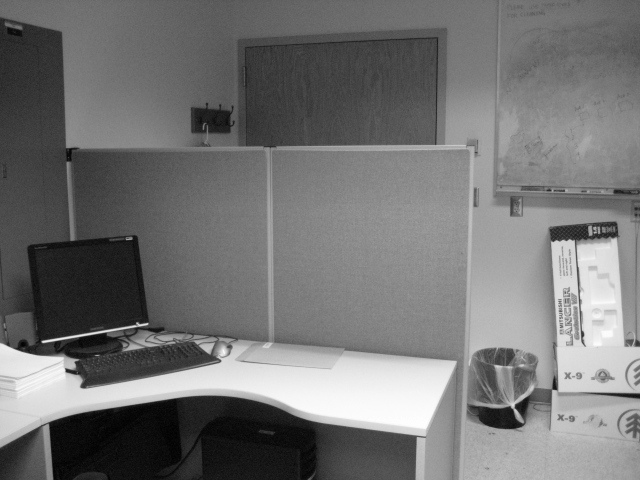
#> input picture Negative Images/UMD_004.jpg, 640 x 480 px, given in place of the camera
$ python test.py   (Python 2 division)   (older library calls are emulated)
#> lines starting #> are read from the running program, lines starting #| are printed output that depends on the picture; after the words box and inside, x2 and y2 are one past the last pixel; in counts of white or black regions, pixels touching at a corner belong together

import numpy as np
import cv2
def nothing(x):
        pass

cap=cv2.VideoCapture(1)
# [9 lines of commented-out code are left out]
cap.set(cv2.CAP_PROP_CONTRAST,32)
print cap.get(cv2.CAP_PROP_CONTRAST)#32
cap.set(cv2.CAP_PROP_EXPOSURE,-4)#-3
print cap.get(cv2.CAP_PROP_EXPOSURE)#-6


##print expo


cv2.namedWindow('Colorbars') #Create a window named 'Colorbars'

#assign strings for ease of coding
hh='Hue High'
hl='Hue Low'
sh='Saturation High'
sl='Saturation Low'
vh='Value High'
vl='Value Low'
wnd = 'Colorbars'
#Begin Creating trackbars for each
cv2.createTrackbar(hl, wnd,0,179,nothing)
cv2.createTrackbar(hh, wnd,0,179,nothing)
cv2.createTrackbar(sl, wnd,0,255,nothing)
cv2.createTrackbar(sh, wnd,0,255,nothing)
cv2.createTrackbar(vl, wnd,0,255,nothing)
cv2.createTrackbar(vh, wnd,0,255,nothing)


while True:
        ret, frame = cap.read()
#> frame is the input picture: shape (480, 640, 3); min 0, max 255, mean 115.6
        gray=cv2.cvtColor(frame, cv2.COLOR_BGR2GRAY)
        blur = cv2.GaussianBlur(gray,(5,5),3 )
        ret,white= cv2.threshold(blur,15,255,0)
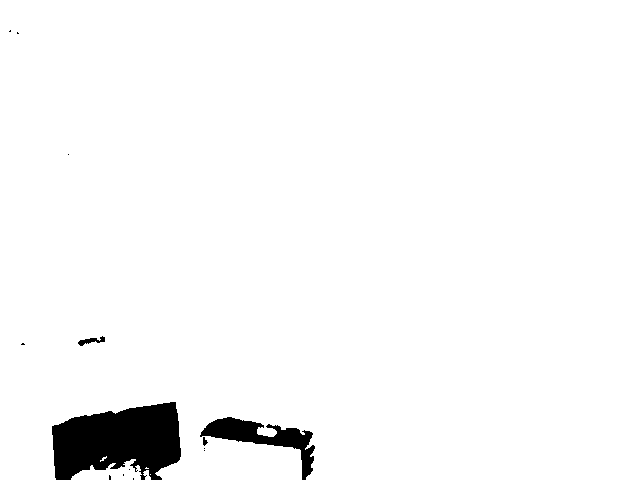
#> white: shape (480, 640); 96.8% white; 14 black regions (10 under 20 px), largest, box (x1, y1, x2, y2) and area: (52, 402, 181, 480) 7388, (200, 417, 315, 480) 2200, (78, 336, 105, 346) 116, (203, 437, 208, 446) 27
        edges = cv2.Canny(gray,140,160)
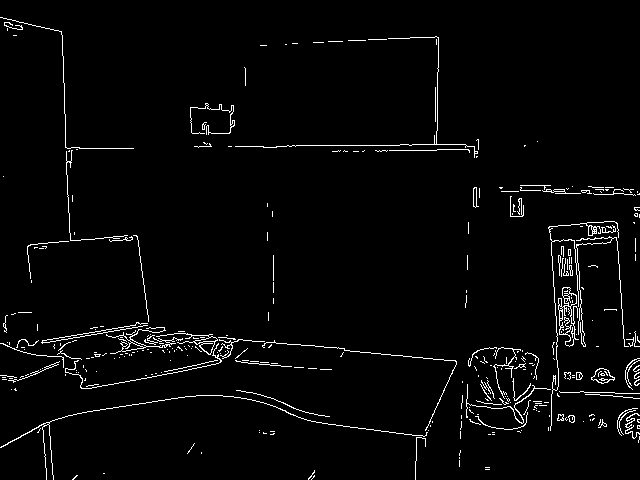
#> edges: shape (480, 640); 2.8% white in thin lines or dots
        hsv=cv2.cvtColor(frame, cv2.COLOR_BGR2HSV)
#> hsv: shape (480, 640, 3); mean H, S, V 0, 0, 115.6

        #read trackbar positions for each trackbar
        hul=cv2.getTrackbarPos(hl, wnd)
        huh=cv2.getTrackbarPos(hh, wnd)
        sal=cv2.getTrackbarPos(sl, wnd)
        sah=cv2.getTrackbarPos(sh, wnd)
        val=cv2.getTrackbarPos(vl, wnd)
        vah=cv2.getTrackbarPos(vh, wnd)

        #make array for final values
        HSVLOW=np.array([hul,sal,val])
        HSVHIGH=np.array([huh,sah,vah])

        GREENL=np.array([50,0,70])
        GREENH=np.array([100,255,255])

        REDL=np.array([5,51,118])
        REDH=np.array([37,251,255])

        BLUEL=np.array([50,0,0])
        BLUEH=np.array([130,200,70])

        BLACKL=np.array([0,57,0])
        BLACKH=np.array([63,232,90])

        WHITEL=np.array([0,0,0])
        WHITEH=np.array([0,255,255])

        #create a mask for that range
        mask = cv2.inRange(hsv,HSVLOW, HSVHIGH)
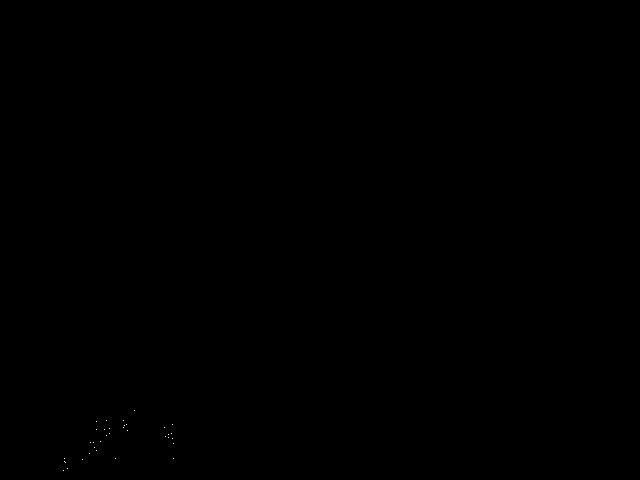
#> mask: shape (480, 640); 0.01% white in thin lines or dots, all inside (x1, y1, x2, y2) = (63, 410, 174, 471)
        #mask = cv2.erode(mask, None, iterations=2)
        #mask = cv2.dilate(mask, None, iterations=2)
        greenmask = cv2.inRange(hsv,GREENL, GREENH)
#> greenmask: shape (480, 640); every value is 0
        redmask = cv2.inRange(hsv,REDL, REDH)
        bluemask = cv2.inRange(hsv,BLUEL, BLUEH)
        blackmask = cv2.inRange(hsv,BLACKL, BLACKH)
        whitemask = cv2.inRange(hsv,WHITEL, WHITEH)
#> whitemask: shape (480, 640); every value is 255


        res = cv2.bitwise_and(frame,frame, mask =mask)
#> res: shape (480, 640, 3); every value is 0


        cv2.imshow(wnd, res)

        #find cards
        im2,contours, hierarchy = cv2.findContours(edges,cv2.RETR_TREE,cv2.CHAIN_APPROX_SIMPLE)
#> contours = 393 contours, 362 with area under 20; largest, box (x1, y1, x2, y2) and area: (558, 287, 579, 347) 640, (559, 305, 575, 347) 350, (591, 368, 615, 384) 208, (156, 333, 218, 355) 203, (591, 368, 615, 384) 183

        for i in contours:
                if 500<cv2.contourArea(i)<100000:

                        peri = cv2.arcLength(i,True)
                        approx = cv2.approxPolyDP(i,0.01*peri,True)
                        approx=np.float32(approx)

                        # [4 lines of commented-out code are left out]

                        if len(approx)==4:
                                cv2.drawContours(frame,[i],0,(0,255,0),3)

                                h = np.array([[0,0],[0,250],[200,250],[200,0]],np.float32)
                                transform = cv2.getPerspectiveTransform(approx,h)
                                warp = cv2.warpPerspective(frame,transform,(200,250))
                                cv2.imshow('card',warp)
#> this loop made 393 passes
#> peri on pass 261: 262.1
#> i on passes 2, 3, 5, 6, 7, 8: [[76, 475], [72, 479], [73, 479], [77, 475]], [[103, 473], [104, 473]], [[485, 469], [489, 469]], [[485, 467], [489, 467]], [[459, 460], [459, 466]], [[459, 457], [459, 458]]


        #find chips
        im2,contours2, hierarchy = cv2.findContours(white,cv2.RETR_TREE,cv2.CHAIN_APPROX_SIMPLE)
#> contours2 = 18 contours, 13 with area under 20; largest, box (x1, y1, x2, y2) and area: (0, 0, 640, 480) 295324, (71, 459, 142, 480) 714, (77, 335, 106, 347) 148, (143, 470, 151, 480) 38, (202, 436, 209, 447) 37
        redcount=0
        greencount=0
        bluecount=0
        blackcount=0
        whitecount=0

        redl=117
        redh=148

        greenl=105
        greenh=116

        whitel=94
        whiteh=106

        bluel=78
        blueh=83

        blackl=73
        blackh=77


        for i in contours2:
                        if 500<cv2.contourArea(i)<10000:#3000

                                peri = cv2.arcLength(i,True)
                                approx = cv2.approxPolyDP(i,0.01*peri,True)
                                approx=np.float32(approx)

                                if len(approx)>4:
                                        x,y,w,h = cv2.boundingRect(i)
                                        offsetx=w/3
                                        offsety=h/3
                                        rect=cv2.rectangle(frame,(x,y),(x+w,y+h),(0,255,255),2)
                                        roi=frame[y+offsety:y+h-offsety,x+offsetx:x+w-offsetx]
                                        cv2.imshow("chip",roi)
                                        hsv2=cv2.cvtColor(roi, cv2.COLOR_BGR2HSV)
                                        mean=hsv2.mean()
                                        h=hsv2[0][0][0]
                                        s=hsv2[0][0][1]
                                        v=hsv2[0][0][2]
                                        print hsv2[0][0]


                                        if  h>150 or h <10:
                                                redcount+=1
                                        elif v<50:
                                                blackcount+=1
                                        elif h>100 and s>100 and v>50:
                                                bluecount+=1
                                        elif  v>110:
                                                whitecount+=1
                                        elif h<110:
                                                greencount+=1
#> this loop made 18 passes
#> (peri, x, y, w, offsetx, offsety, mean) on pass 5: (239.4, 71, 459, 71, 23, 7, 5.37)
#> i on passes 1, 3, 4, 7, 8, 11: [[150, 474]], [[145, 475], [146, 474], [147, 475], [146, 476]], [[146, 467], [145, 468], [148, 468], [147, 468]], [[136, 470], [137, 469], [138, 470], [137, 471]], [[128, 469], [129, 468], [130, 469], [129, 470]], [[203, 450], [204, 449], [205, 450], [204, 451]]
#| [ 0  0 19]
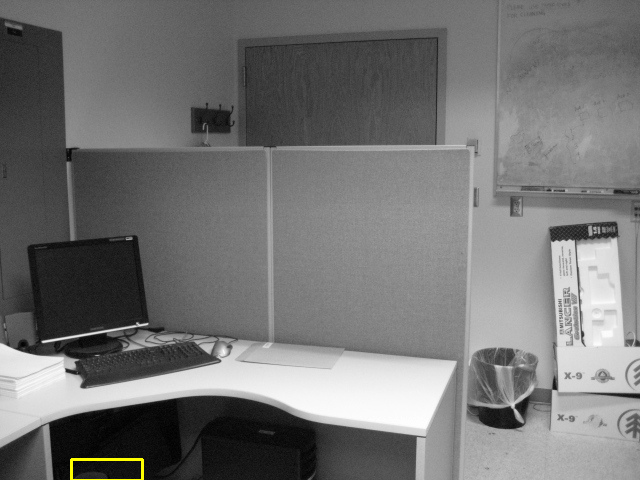
#> frame: shape (480, 640, 3); 0.13% of pixels changed, all inside (x1, y1, x2, y2) = (70, 458, 144, 480)
#> after the loop, blackcount = 0; bluecount = 0; greencount = 0; redcount = 1; whitecount = 0


        if redcount!=0:
                cv2.putText(frame, "Red Object Detected"+str(redcount), (10,100), cv2.FONT_HERSHEY_SIMPLEX, 1, (255,0,255),1)
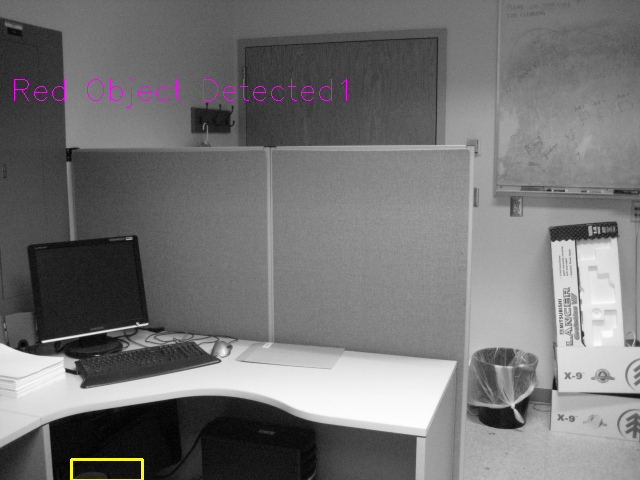
#> frame: shape (480, 640, 3); 0.25% of pixels changed, all inside (x1, y1, x2, y2) = (14, 78, 347, 108)

        if greencount!=0:
                cv2.putText(frame, "Green Object Detected"+str(greencount), (10,120), cv2.FONT_HERSHEY_SIMPLEX, 1, (255,0,255),1)

        if whitecount!=0:
                cv2.putText(frame, "White Object Detected"+str(whitecount), (10,140), cv2.FONT_HERSHEY_SIMPLEX, 1, (255,0,255),1)

        if bluecount!=0:
                cv2.putText(frame, "Blue Object Detected"+str(bluecount), (10,160), cv2.FONT_HERSHEY_SIMPLEX, 1, (255,0,255),1)

        if blackcount!=0:
                cv2.putText(frame, "Black Object Detected"+str(blackcount), (10,180), cv2.FONT_HERSHEY_SIMPLEX, 1, (255,0,255),1)

# [104 lines of commented-out code are left out]


        cv2.imshow('frame',frame)
##        cv2.imshow('blur',blur)

        cv2.imshow('white',white)
        cv2.imshow('edges',edges)
##        cv2.imshow('mask',threshold)


        if cv2.waitKey(1) & 0xFF == ord('q'):
#> (key q is pressed here)
                break

cap.release()
cv2.destroyAllWindows()

$ run again, on Negative Images/UMD_007.jpg
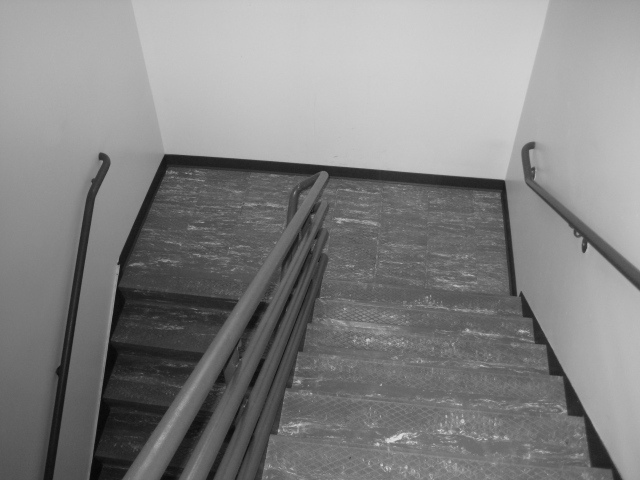
#> input picture Negative Images/UMD_007.jpg, 640 x 480 px, given in place of the camera
#> frame is the input picture: shape (480, 640, 3); min 5, max 221, mean 132.4
#> `ret,white= cv2.threshold(blur,15,255,0)`:
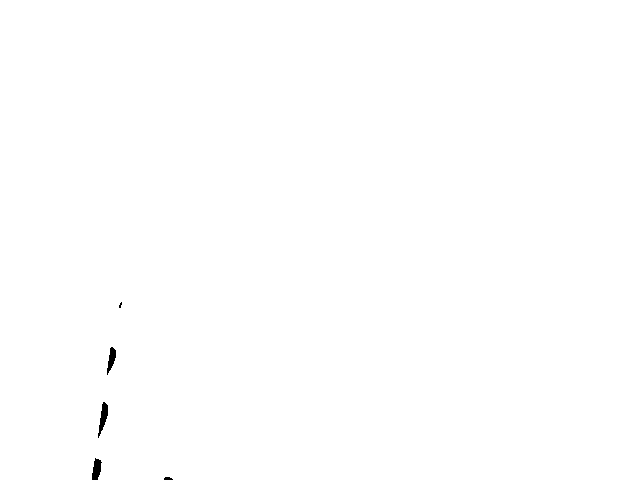
#> white: shape (480, 640); 99.8% white; 5 black regions (1 under 20 px), largest, box (x1, y1, x2, y2) and area: (98, 402, 108, 438) 171, (92, 458, 102, 480) 149, (107, 347, 116, 375) 133, (164, 477, 173, 480) 22
#> `edges = cv2.Canny(gray,140,160)`:
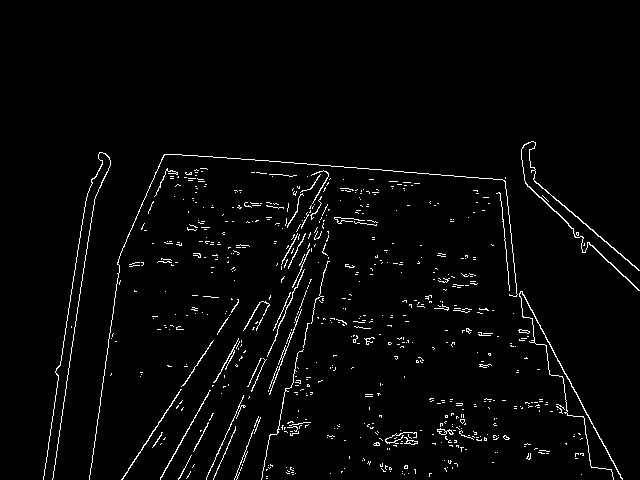
#> edges: shape (480, 640); 2.6% white in thin lines or dots, all inside (x1, y1, x2, y2) = (43, 141, 640, 480)
#> hsv: shape (480, 640, 3); mean H, S, V 0, 0, 132.4
#> mask: shape (480, 640); every value is 0
#> whitemask: shape (480, 640); every value is 255
#> res: shape (480, 640, 3); every value is 0
#> contours = 692 contours, 676 with area under 20; largest, box (x1, y1, x2, y2) and area: (521, 141, 640, 291) 190, (519, 291, 623, 480) 110, (121, 389, 182, 480) 54, (437, 428, 454, 435) 49, (160, 390, 211, 480) 44
#> the loop `for i in contours:` made 692 passes
#> i on passes 1 to 3: [[266, 478], [267, 478]], [[266, 476], [267, 476]], [[581, 474]]
#> contours2 = 4 contours, 1 with area under 20; largest, box (x1, y1, x2, y2) and area: (0, 0, 640, 480) 305890, (97, 401, 109, 439) 208, (106, 346, 117, 376) 162
#> the loop `for i in contours2:` made 4 passes
#> after the loop `for i in contours2:`: blackcount = 0
